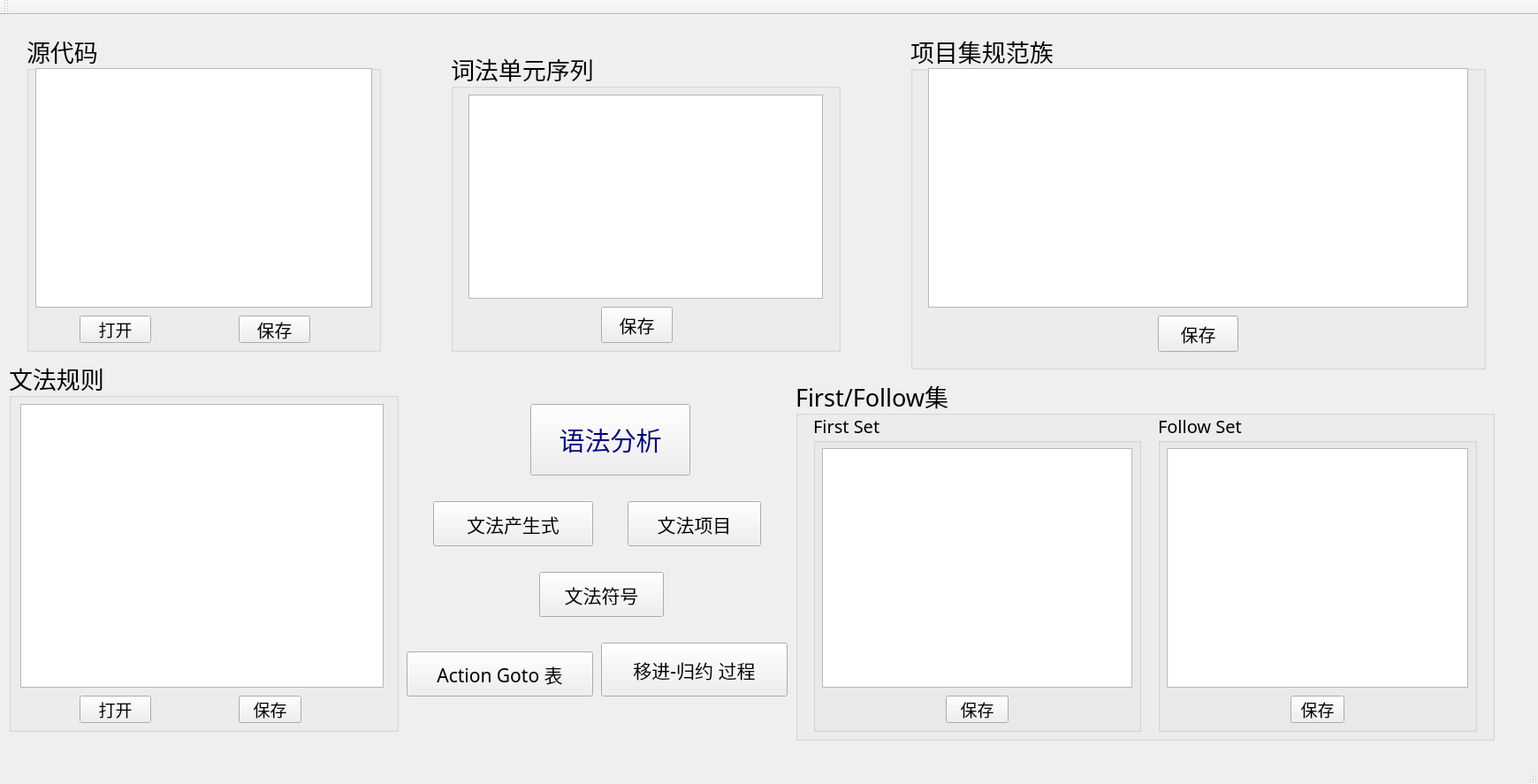
<?xml version="1.0" encoding="UTF-8"?>
<ui version="4.0">
 <class>GUI_ParserClass</class>
 <widget class="QMainWindow" name="GUI_ParserClass">
  <property name="geometry">
   <rect>
    <x>0</x>
    <y>0</y>
    <width>1740</width>
    <height>887</height>
   </rect>
  </property>
  <property name="font">
   <font>
    <family>Bradley Hand ITC</family>
    <pointsize>20</pointsize>
   </font>
  </property>
  <property name="windowTitle">
   <string>GUI_Parser</string>
  </property>
  <widget class="QWidget" name="centralWidget">
   <widget class="QGroupBox" name="groupBox_code">
    <property name="geometry">
     <rect>
      <x>30</x>
      <y>20</y>
      <width>401</width>
      <height>361</height>
     </rect>
    </property>
    <property name="font">
     <font>
      <family>楷体</family>
      <pointsize>20</pointsize>
     </font>
    </property>
    <property name="title">
     <string>源代码</string>
    </property>
    <widget class="QTextEdit" name="textEdit_code">
     <property name="geometry">
      <rect>
       <x>10</x>
       <y>40</y>
       <width>381</width>
       <height>271</height>
      </rect>
     </property>
     <property name="font">
      <font>
       <family>Lucida Console</family>
       <pointsize>10</pointsize>
      </font>
     </property>
     <property name="cursor" stdset="0">
      <cursorShape>IBeamCursor</cursorShape>
     </property>
    </widget>
    <widget class="QLabel" name="label_code">
     <property name="geometry">
      <rect>
       <x>131</x>
       <y>4</y>
       <width>271</width>
       <height>31</height>
      </rect>
     </property>
     <property name="font">
      <font>
       <family>Lucida Console</family>
       <pointsize>10</pointsize>
      </font>
     </property>
     <property name="text">
      <string/>
     </property>
    </widget>
    <widget class="QPushButton" name="pushButton_code">
     <property name="geometry">
      <rect>
       <x>240</x>
       <y>320</y>
       <width>81</width>
       <height>31</height>
      </rect>
     </property>
     <property name="font">
      <font>
       <family>华文行楷</family>
       <pointsize>15</pointsize>
      </font>
     </property>
     <property name="text">
      <string>保存</string>
     </property>
    </widget>
    <widget class="QPushButton" name="pushButton_codeopen">
     <property name="geometry">
      <rect>
       <x>60</x>
       <y>320</y>
       <width>81</width>
       <height>31</height>
      </rect>
     </property>
     <property name="font">
      <font>
       <pointsize>14</pointsize>
      </font>
     </property>
     <property name="text">
      <string>打开</string>
     </property>
    </widget>
   </widget>
   <widget class="QGroupBox" name="groupBox_grammar">
    <property name="geometry">
     <rect>
      <x>10</x>
      <y>390</y>
      <width>441</width>
      <height>421</height>
     </rect>
    </property>
    <property name="font">
     <font>
      <family>华文楷体</family>
      <pointsize>20</pointsize>
     </font>
    </property>
    <property name="title">
     <string>文法规则</string>
    </property>
    <widget class="QTextEdit" name="textEdit_grammar">
     <property name="geometry">
      <rect>
       <x>13</x>
       <y>50</y>
       <width>411</width>
       <height>321</height>
      </rect>
     </property>
     <property name="font">
      <font>
       <family>Courier New</family>
       <pointsize>10</pointsize>
      </font>
     </property>
    </widget>
    <widget class="QLabel" name="label_grammar">
     <property name="geometry">
      <rect>
       <x>190</x>
       <y>0</y>
       <width>201</width>
       <height>31</height>
      </rect>
     </property>
     <property name="font">
      <font>
       <family>Lucida Console</family>
       <pointsize>10</pointsize>
      </font>
     </property>
     <property name="text">
      <string/>
     </property>
    </widget>
    <widget class="QPushButton" name="pushButton_grammar">
     <property name="geometry">
      <rect>
       <x>260</x>
       <y>380</y>
       <width>71</width>
       <height>31</height>
      </rect>
     </property>
     <property name="font">
      <font>
       <family>华文行楷</family>
       <pointsize>14</pointsize>
      </font>
     </property>
     <property name="text">
      <string>保存</string>
     </property>
    </widget>
    <widget class="QPushButton" name="pushButton_grammaropen">
     <property name="geometry">
      <rect>
       <x>80</x>
       <y>380</y>
       <width>81</width>
       <height>31</height>
      </rect>
     </property>
     <property name="font">
      <font>
       <pointsize>14</pointsize>
      </font>
     </property>
     <property name="text">
      <string>打开</string>
     </property>
    </widget>
   </widget>
   <widget class="QGroupBox" name="groupBox_item">
    <property name="geometry">
     <rect>
      <x>1030</x>
      <y>20</y>
      <width>651</width>
      <height>381</height>
     </rect>
    </property>
    <property name="font">
     <font>
      <family>华文行楷</family>
      <pointsize>20</pointsize>
     </font>
    </property>
    <property name="title">
     <string>项目集规范族</string>
    </property>
    <widget class="QTextBrowser" name="textBrowser_item">
     <property name="geometry">
      <rect>
       <x>20</x>
       <y>40</y>
       <width>611</width>
       <height>271</height>
      </rect>
     </property>
     <property name="font">
      <font>
       <family>Source Code Pro</family>
       <pointsize>10</pointsize>
       <italic>false</italic>
      </font>
     </property>
    </widget>
    <widget class="QPushButton" name="pushButton_items">
     <property name="geometry">
      <rect>
       <x>280</x>
       <y>320</y>
       <width>91</width>
       <height>41</height>
      </rect>
     </property>
     <property name="font">
      <font>
       <pointsize>15</pointsize>
      </font>
     </property>
     <property name="text">
      <string>保存</string>
     </property>
    </widget>
   </widget>
   <widget class="QGroupBox" name="groupBox_set">
    <property name="geometry">
     <rect>
      <x>900</x>
      <y>410</y>
      <width>791</width>
      <height>411</height>
     </rect>
    </property>
    <property name="font">
     <font>
      <family>Pristina</family>
     </font>
    </property>
    <property name="title">
     <string>First/Follow集</string>
    </property>
    <widget class="QGroupBox" name="groupBox_first">
     <property name="geometry">
      <rect>
       <x>20</x>
       <y>40</y>
       <width>371</width>
       <height>361</height>
      </rect>
     </property>
     <property name="font">
      <font>
       <family>Bradley Hand ITC</family>
       <pointsize>15</pointsize>
      </font>
     </property>
     <property name="title">
      <string>First Set</string>
     </property>
     <widget class="QTextBrowser" name="textBrowser_first">
      <property name="geometry">
       <rect>
        <x>10</x>
        <y>40</y>
        <width>351</width>
        <height>271</height>
       </rect>
      </property>
      <property name="font">
       <font>
        <family>Consolas</family>
        <pointsize>10</pointsize>
        <weight>50</weight>
        <bold>false</bold>
       </font>
      </property>
     </widget>
     <widget class="QPushButton" name="pushButton_first">
      <property name="geometry">
       <rect>
        <x>150</x>
        <y>320</y>
        <width>71</width>
        <height>31</height>
       </rect>
      </property>
      <property name="font">
       <font>
        <family>楷体</family>
        <pointsize>14</pointsize>
       </font>
      </property>
      <property name="text">
       <string>保存</string>
      </property>
     </widget>
    </widget>
    <widget class="QGroupBox" name="groupBox_follow">
     <property name="geometry">
      <rect>
       <x>410</x>
       <y>40</y>
       <width>361</width>
       <height>361</height>
      </rect>
     </property>
     <property name="font">
      <font>
       <family>Ink Free</family>
       <pointsize>15</pointsize>
      </font>
     </property>
     <property name="title">
      <string>Follow Set</string>
     </property>
     <widget class="QTextBrowser" name="textBrowser_follow">
      <property name="geometry">
       <rect>
        <x>10</x>
        <y>40</y>
        <width>341</width>
        <height>271</height>
       </rect>
      </property>
      <property name="font">
       <font>
        <family>Source Code Pro Light</family>
        <pointsize>10</pointsize>
       </font>
      </property>
     </widget>
     <widget class="QPushButton" name="pushButton_follow">
      <property name="geometry">
       <rect>
        <x>150</x>
        <y>320</y>
        <width>61</width>
        <height>31</height>
       </rect>
      </property>
      <property name="font">
       <font>
        <family>楷体</family>
        <pointsize>14</pointsize>
       </font>
      </property>
      <property name="text">
       <string>保存</string>
      </property>
     </widget>
    </widget>
   </widget>
   <widget class="QGroupBox" name="groupBox_lex">
    <property name="geometry">
     <rect>
      <x>510</x>
      <y>40</y>
      <width>441</width>
      <height>341</height>
     </rect>
    </property>
    <property name="font">
     <font>
      <family>隶书</family>
      <pointsize>20</pointsize>
     </font>
    </property>
    <property name="title">
     <string>词法单元序列</string>
    </property>
    <widget class="QTextBrowser" name="textBrowser_lex">
     <property name="geometry">
      <rect>
       <x>20</x>
       <y>50</y>
       <width>401</width>
       <height>231</height>
      </rect>
     </property>
     <property name="font">
      <font>
       <family>MV Boli</family>
       <pointsize>10</pointsize>
      </font>
     </property>
    </widget>
    <widget class="QPushButton" name="pushButton_lex">
     <property name="geometry">
      <rect>
       <x>170</x>
       <y>290</y>
       <width>81</width>
       <height>41</height>
      </rect>
     </property>
     <property name="font">
      <font>
       <pointsize>15</pointsize>
      </font>
     </property>
     <property name="text">
      <string>保存</string>
     </property>
    </widget>
   </widget>
   <widget class="QPushButton" name="pushButton_start">
    <property name="geometry">
     <rect>
      <x>600</x>
      <y>440</y>
      <width>181</width>
      <height>81</height>
     </rect>
    </property>
    <property name="font">
     <font>
      <family>华文行楷</family>
      <pointsize>22</pointsize>
     </font>
    </property>
    <property name="mouseTracking">
     <bool>false</bool>
    </property>
    <property name="focusPolicy">
     <enum>Qt::StrongFocus</enum>
    </property>
    <property name="styleSheet">
     <string notr="true">color: rgb(0, 0, 127);</string>
    </property>
    <property name="text">
     <string>语法分析</string>
    </property>
    <property name="flat">
     <bool>false</bool>
    </property>
   </widget>
   <widget class="QPushButton" name="pushButton_action_goto_table">
    <property name="geometry">
     <rect>
      <x>460</x>
      <y>720</y>
      <width>211</width>
      <height>51</height>
     </rect>
    </property>
    <property name="font">
     <font>
      <family>Bradley Hand ITC</family>
      <pointsize>16</pointsize>
     </font>
    </property>
    <property name="text">
     <string>Action Goto 表</string>
    </property>
   </widget>
   <widget class="QPushButton" name="pushButton_process">
    <property name="geometry">
     <rect>
      <x>680</x>
      <y>710</y>
      <width>211</width>
      <height>61</height>
     </rect>
    </property>
    <property name="font">
     <font>
      <family>华文新魏</family>
      <pointsize>16</pointsize>
     </font>
    </property>
    <property name="text">
     <string>移进-归约 过程</string>
    </property>
   </widget>
   <widget class="QPushButton" name="pushButton_items_2">
    <property name="geometry">
     <rect>
      <x>710</x>
      <y>550</y>
      <width>151</width>
      <height>51</height>
     </rect>
    </property>
    <property name="font">
     <font>
      <family>华文楷体</family>
      <pointsize>16</pointsize>
     </font>
    </property>
    <property name="text">
     <string>文法项目</string>
    </property>
   </widget>
   <widget class="QPushButton" name="pushButton_productions">
    <property name="geometry">
     <rect>
      <x>490</x>
      <y>550</y>
      <width>181</width>
      <height>51</height>
     </rect>
    </property>
    <property name="font">
     <font>
      <family>华文仿宋</family>
      <pointsize>16</pointsize>
     </font>
    </property>
    <property name="text">
     <string>文法产生式</string>
    </property>
   </widget>
   <widget class="QPushButton" name="pushButton_symbols">
    <property name="geometry">
     <rect>
      <x>610</x>
      <y>630</y>
      <width>141</width>
      <height>51</height>
     </rect>
    </property>
    <property name="font">
     <font>
      <family>幼圆</family>
      <pointsize>16</pointsize>
     </font>
    </property>
    <property name="text">
     <string>文法符号</string>
    </property>
   </widget>
  </widget>
  <widget class="QMenuBar" name="menuBar">
   <property name="geometry">
    <rect>
     <x>0</x>
     <y>0</y>
     <width>1740</width>
     <height>26</height>
    </rect>
   </property>
  </widget>
  <widget class="QToolBar" name="mainToolBar">
   <attribute name="toolBarArea">
    <enum>TopToolBarArea</enum>
   </attribute>
   <attribute name="toolBarBreak">
    <bool>false</bool>
   </attribute>
  </widget>
  <widget class="QStatusBar" name="statusBar"/>
 </widget>
 <layoutdefault spacing="6" margin="11"/>
 <resources>
  <include location="GUI_Parser.qrc"/>
 </resources>
 <connections>
  <connection>
   <sender>pushButton_code</sender>
   <signal>clicked()</signal>
   <receiver>GUI_ParserClass</receiver>
   <slot>save_code_to_file()</slot>
   <hints>
    <hint type="sourcelabel">
     <x>331</x>
     <y>307</y>
    </hint>
    <hint type="destinationlabel">
     <x>406</x>
     <y>58</y>
    </hint>
   </hints>
  </connection>
  <connection>
   <sender>pushButton_grammar</sender>
   <signal>clicked()</signal>
   <receiver>GUI_ParserClass</receiver>
   <slot>save_grammar_to_file()</slot>
   <hints>
    <hint type="sourcelabel">
     <x>287</x>
     <y>709</y>
    </hint>
    <hint type="destinationlabel">
     <x>407</x>
     <y>774</y>
    </hint>
   </hints>
  </connection>
  <connection>
   <sender>pushButton_lex</sender>
   <signal>clicked()</signal>
   <receiver>GUI_ParserClass</receiver>
   <slot>savelex_to_file()</slot>
   <hints>
    <hint type="sourcelabel">
     <x>674</x>
     <y>375</y>
    </hint>
    <hint type="destinationlabel">
     <x>547</x>
     <y>424</y>
    </hint>
   </hints>
  </connection>
  <connection>
   <sender>pushButton_first</sender>
   <signal>clicked()</signal>
   <receiver>GUI_ParserClass</receiver>
   <slot>save_first_to_file()</slot>
   <hints>
    <hint type="sourcelabel">
     <x>973</x>
     <y>748</y>
    </hint>
    <hint type="destinationlabel">
     <x>712</x>
     <y>808</y>
    </hint>
   </hints>
  </connection>
  <connection>
   <sender>pushButton_items</sender>
   <signal>clicked()</signal>
   <receiver>GUI_ParserClass</receiver>
   <slot>save_items_to_file()</slot>
   <hints>
    <hint type="sourcelabel">
     <x>1188</x>
     <y>378</y>
    </hint>
    <hint type="destinationlabel">
     <x>927</x>
     <y>385</y>
    </hint>
   </hints>
  </connection>
  <connection>
   <sender>pushButton_follow</sender>
   <signal>clicked()</signal>
   <receiver>GUI_ParserClass</receiver>
   <slot>save_follow_to_file()</slot>
   <hints>
    <hint type="sourcelabel">
     <x>1261</x>
     <y>734</y>
    </hint>
    <hint type="destinationlabel">
     <x>1088</x>
     <y>814</y>
    </hint>
   </hints>
  </connection>
  <connection>
   <sender>textEdit_code</sender>
   <signal>textChanged()</signal>
   <receiver>GUI_ParserClass</receiver>
   <slot>auto_save_code()</slot>
   <hints>
    <hint type="sourcelabel">
     <x>196</x>
     <y>227</y>
    </hint>
    <hint type="destinationlabel">
     <x>475</x>
     <y>316</y>
    </hint>
   </hints>
  </connection>
  <connection>
   <sender>textEdit_grammar</sender>
   <signal>textChanged()</signal>
   <receiver>GUI_ParserClass</receiver>
   <slot>auto_save_grammar()</slot>
   <hints>
    <hint type="sourcelabel">
     <x>274</x>
     <y>595</y>
    </hint>
    <hint type="destinationlabel">
     <x>560</x>
     <y>620</y>
    </hint>
   </hints>
  </connection>
  <connection>
   <sender>pushButton_codeopen</sender>
   <signal>clicked()</signal>
   <receiver>GUI_ParserClass</receiver>
   <slot>open_code_file()</slot>
   <hints>
    <hint type="sourcelabel">
     <x>129</x>
     <y>303</y>
    </hint>
    <hint type="destinationlabel">
     <x>460</x>
     <y>360</y>
    </hint>
   </hints>
  </connection>
  <connection>
   <sender>pushButton_grammaropen</sender>
   <signal>clicked()</signal>
   <receiver>GUI_ParserClass</receiver>
   <slot>open_grammar_file()</slot>
   <hints>
    <hint type="sourcelabel">
     <x>148</x>
     <y>706</y>
    </hint>
    <hint type="destinationlabel">
     <x>147</x>
     <y>778</y>
    </hint>
   </hints>
  </connection>
  <connection>
   <sender>pushButton_start</sender>
   <signal>clicked()</signal>
   <receiver>GUI_ParserClass</receiver>
   <slot>syntactic_analyze()</slot>
   <hints>
    <hint type="sourcelabel">
     <x>627</x>
     <y>511</y>
    </hint>
    <hint type="destinationlabel">
     <x>652</x>
     <y>715</y>
    </hint>
   </hints>
  </connection>
  <connection>
   <sender>pushButton_productions</sender>
   <signal>clicked()</signal>
   <receiver>GUI_ParserClass</receiver>
   <slot>show_productions()</slot>
   <hints>
    <hint type="sourcelabel">
     <x>600</x>
     <y>581</y>
    </hint>
    <hint type="destinationlabel">
     <x>719</x>
     <y>454</y>
    </hint>
   </hints>
  </connection>
  <connection>
   <sender>pushButton_symbols</sender>
   <signal>clicked()</signal>
   <receiver>GUI_ParserClass</receiver>
   <slot>show_symbols()</slot>
   <hints>
    <hint type="sourcelabel">
     <x>572</x>
     <y>651</y>
    </hint>
    <hint type="destinationlabel">
     <x>458</x>
     <y>554</y>
    </hint>
   </hints>
  </connection>
  <connection>
   <sender>pushButton_action_goto_table</sender>
   <signal>clicked()</signal>
   <receiver>GUI_ParserClass</receiver>
   <slot>show_action_goto_table()</slot>
   <hints>
    <hint type="sourcelabel">
     <x>522</x>
     <y>701</y>
    </hint>
    <hint type="destinationlabel">
     <x>478</x>
     <y>683</y>
    </hint>
   </hints>
  </connection>
  <connection>
   <sender>pushButton_process</sender>
   <signal>clicked()</signal>
   <receiver>GUI_ParserClass</receiver>
   <slot>show_analyze_process()</slot>
   <hints>
    <hint type="sourcelabel">
     <x>740</x>
     <y>722</y>
    </hint>
    <hint type="destinationlabel">
     <x>546</x>
     <y>721</y>
    </hint>
   </hints>
  </connection>
  <connection>
   <sender>pushButton_items_2</sender>
   <signal>clicked()</signal>
   <receiver>GUI_ParserClass</receiver>
   <slot>show_items()</slot>
   <hints>
    <hint type="sourcelabel">
     <x>735</x>
     <y>575</y>
    </hint>
    <hint type="destinationlabel">
     <x>898</x>
     <y>805</y>
    </hint>
   </hints>
  </connection>
 </connections>
 <slots>
  <slot>save_code_to_file()</slot>
  <slot>save_grammar_to_file()</slot>
  <slot>auto_save_grammar()</slot>
  <slot>auto_save_code()</slot>
  <slot>save_items_to_file()</slot>
  <slot>save_follow_to_file()</slot>
  <slot>save_first_to_file()</slot>
  <slot>savelex_to_file()</slot>
  <slot>open_grammar_file()</slot>
  <slot>open_code_file()</slot>
  <slot>syntactic_analyze()</slot>
  <slot>show_action_goto_table()</slot>
  <slot>show_analyze_process()</slot>
  <slot>show_productions()</slot>
  <slot>show_items()</slot>
  <slot>show_symbols()</slot>
 </slots>
</ui>
